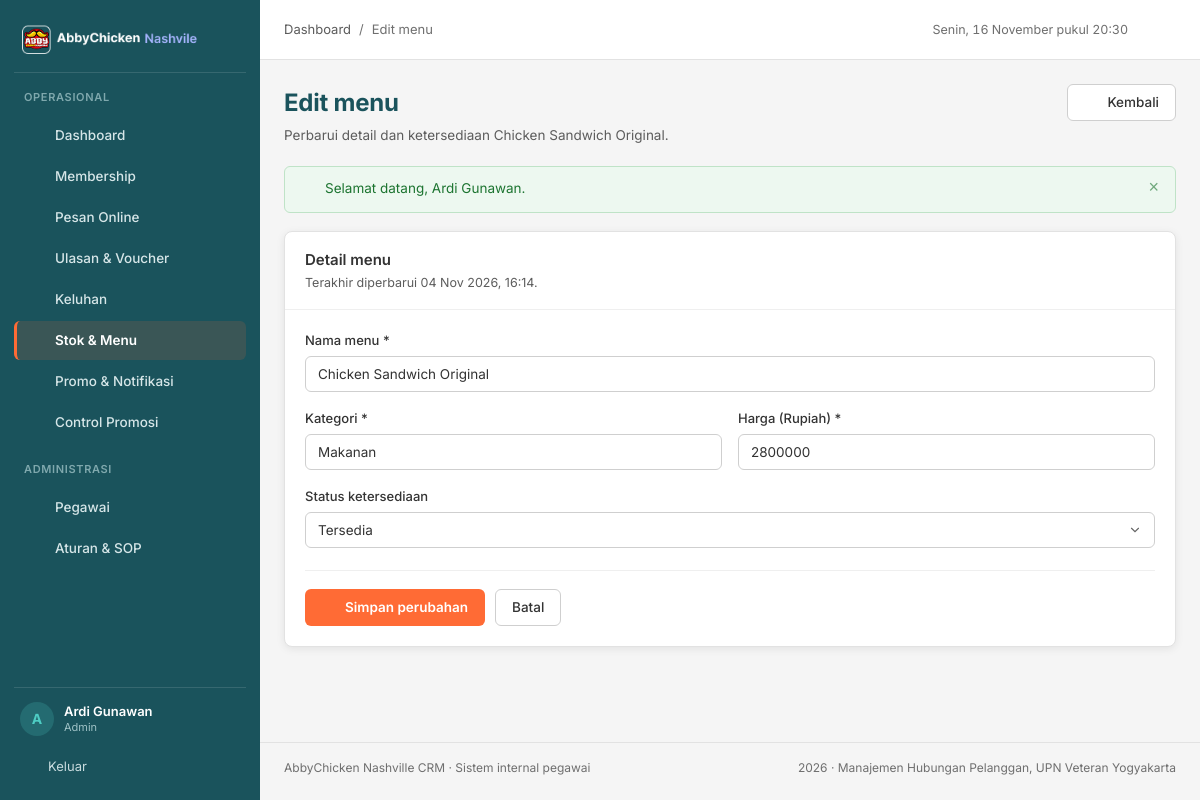
/pages/menu/edit.php?id=2 (signed in), run on the app's committed database.
### tables this page shows
CREATE TABLE `menu` (
  `menu_id` int(11) NOT NULL AUTO_INCREMENT,
  `name` varchar(100) NOT NULL,
  `kategori` varchar(50) NOT NULL,
  `harga` decimal(10,2) NOT NULL,
  `status_ketersediaan` enum('tersedia','tidak tersedia') NOT NULL DEFAULT 'tersedia',
  `updated_at` timestamp NOT NULL DEFAULT current_timestamp() ON UPDATE current_timestamp(),
  PRIMARY KEY (`menu_id`),
  KEY `idx_menu_kategori` (`kategori`),
  KEY `idx_menu_status` (`status_ketersediaan`)
);

### pages/menu/edit.php (the view, shortened to what this page needs)
<?php
require_once __DIR__ . '/../../config/database.php';
$id = (int) ($_GET['id'] ?? $_POST['menu_id'] ?? 0);
$stmt = mysqli_prepare($conn, 'SELECT * FROM menu WHERE menu_id = ? LIMIT 1');
mysqli_stmt_bind_param($stmt, 'i', $id);
mysqli_stmt_execute($stmt);
$menu = mysqli_fetch_assoc(mysqli_stmt_get_result($stmt));
$error = [];
$data  = [
    'name'               => $menu['name'],
    'kategori'           => $menu['kategori'],
    'harga'              => (int) $menu['harga'],
    'status_ketersediaan' => $menu['status_ketersediaan'],
];
$page_actions  = '<a class="btn btn--secondary" href="' . e(base_url('pages/menu/index.php')) . '">' . icon('arrow-left', 16) . ' Kembali</a>';
require_once __DIR__ . '/../../includes/header.php';
?>
<form class="card" method="post" action="" novalidate>
  <div class="card__head">
    <div>
      <h2>Detail menu</h2>
      <p>Terakhir diperbarui <?= e(tanggal_id($menu['updated_at'], true)) ?>.</p>
    </div>
  </div>
  <div class="card__body">
    <div class="form-grid">
      <div class="field field--full">
        <label for="name">Nama menu <span aria-hidden="true">*</span></label>
        <input class="input<?= isset($error['name']) ? ' is-invalid' : '' ?>" type="text" id="name" name="name"
               value="<?= e($data['name']) ?>" maxlength="100" required>
      </div>
      <div class="field">
        <label for="kategori">Kategori <span aria-hidden="true">*</span></label>
        <input class="input<?= isset($error['kategori']) ? ' is-invalid' : '' ?>" type="text" id="kategori" name="kategori"
               list="kategoriList" value="<?= e($data['kategori']) ?>" maxlength="50" required>
      </div>
      <div class="field">
        <label for="harga">Harga (Rupiah) <span aria-hidden="true">*</span></label>
        <input class="input<?= isset($error['harga']) ? ' is-invalid' : '' ?>" type="number" id="harga" name="harga"
               min="1" step="500" value="<?= (int) $data['harga'] ?>" required>
      </div>
      <div class="field field--full">
        <label for="status_ketersediaan">Status ketersediaan</label>
        <select class="select" id="status_ketersediaan" name="status_ketersediaan">
          <option value="tersedia" <?= $data['status_ketersediaan'] === 'tersedia' ? 'selected' : '' ?>>Tersedia</option>
        </select>
      </div>
    </div>
    <div class="form-actions">
      <button class="btn btn--primary" type="submit"><?= icon('check', 16) ?> Simpan perubahan</button>
      <a class="btn btn--secondary" href="<?= e(base_url('pages/menu/index.php')) ?>">Batal</a>
    </div>
  </div>
</form>
<?php require_once __DIR__ . '/../../includes/footer.php'; ?>

### assets/css/style.css (style rules this page uses)
:root { --teal-dark: #1A535C; --teal-dark-2: #14444B; --teal: #4ECDC4; --orange: #FF6B35; --orange-dark: #E55A2B; --white: #FFFFFF; --gray-50: #F5F5F5; --gray-100: #EFEFEF; --gray-200: #E2E2E2; --gray-300: #CFCFCF; --gray-500: #6F6F6F; --gray-600: #5C5C5C; --gray-900: #333333; --green: #28A745; --red: #DC3545; --amber: #E0A106; --blue: #2B7FD4; --radius-card: 8px; --radius-control: 6px; --shadow-card: 0 2px 8px rgba(0, 0, 0, 0.08); --sidebar-w: 260px; --font: 'Inter', -apple-system, BlinkMacSystemFont, 'Segoe UI', sans-serif; }
*, *::before, *::after { box-sizing: border-box; }
html { -webkit-text-size-adjust: 100%; }
body { margin: 0; font-family: var(--font); font-size: 14px; line-height: 1.55; color: var(--gray-900); background: var(--gray-50); -webkit-font-smoothing: antialiased; }
h1, h2, h3, h4, p, ul, ol, figure { margin: 0; }
h2 { font-size: 20px; font-weight: 600; }
a { color: var(--teal-dark); text-decoration: none; }
.card { background: var(--white); border: 1px solid var(--gray-200); border-radius: var(--radius-card); box-shadow: var(--shadow-card); }
.card__head { display: flex; align-items: flex-start; gap: 12px; padding: 16px 20px; border-bottom: 1px solid var(--gray-100); }
.card__head h2 { font-size: 15px; font-weight: 600; color: var(--gray-900); }
.card__head p { margin-top: 2px; font-size: 12.5px; color: var(--gray-600); }
.card__body { padding: 20px; }
.btn { display: inline-flex; align-items: center; justify-content: center; gap: 7px; padding: 8px 16px; border: 1px solid transparent; border-radius: var(--radius-control); font-family: inherit; font-size: 13.5px; font-weight: 500; line-height: 1.4; cursor: pointer; text-decoration: none; white-space: nowrap; transition: background-color 120ms ease, border-color 120ms ease, color 120ms ease; }
.btn--primary { background: var(--orange); color: var(--white); font-weight: 600; }
.btn--secondary { background: var(--white); border-color: var(--gray-300); color: var(--gray-900); }
.form-grid { display: grid; grid-template-columns: repeat(2, minmax(0, 1fr)); gap: 16px; }
.field { display: flex; flex-direction: column; gap: 6px; }
.field--full { grid-column: 1 / -1; }
.field label { font-size: 13px; font-weight: 500; color: var(--gray-900); }
.input, .select, .textarea { width: 100%; padding: 9px 12px; border: 1px solid var(--gray-300); border-radius: var(--radius-control); font-family: inherit; font-size: 13.5px; color: var(--gray-900); background: var(--white); transition: border-color 120ms ease, box-shadow 120ms ease; }
.select { appearance: none; background-repeat: no-repeat; background-position: right 12px center; padding-right: 34px; }
.form-actions { display: flex; align-items: center; gap: 10px; margin-top: 22px; padding-top: 18px; border-top: 1px solid var(--gray-100); flex-wrap: wrap; }

### data on the page
menu: updated_at "04 Nov 2026, 16:14", name "Chicken Sandwich Original", kategori "Makanan", harga "2800000", status_ketersediaan "Tersedia"

### other printed values
$item['label'] "Dashboard"
$item['label'] "Membership"
$item['label'] "Pesan Online"
$item['label'] "Ulasan & Voucher"
$item['label'] "Keluhan"
$item['label'] "Stok & Menu"
$item['label'] "Promo & Notifikasi"
$item['label'] "Control Promosi"
$item['label'] "Pegawai"
$item['label'] "Aturan & SOP"
mb_substr($nama_pegawai, 0, 1) "A"
$nama_pegawai "Ardi Gunawan"
$role_pegawai "Admin"
$page_title "Edit menu"
$page_subtitle "Perbarui detail dan ketersediaan Chicken Sandwich Original."
